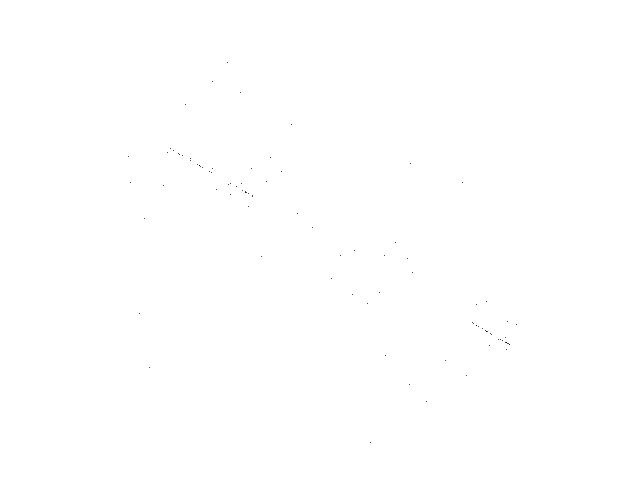
Frame 1 (no input)
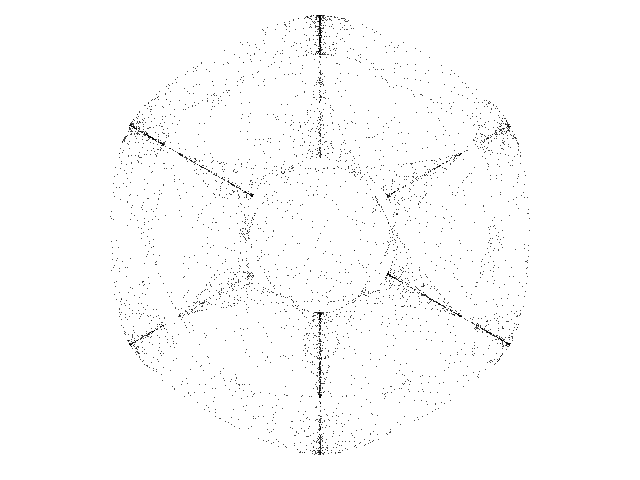
Frame 60 (the mouse pressed at the canvas centre just before this capture)
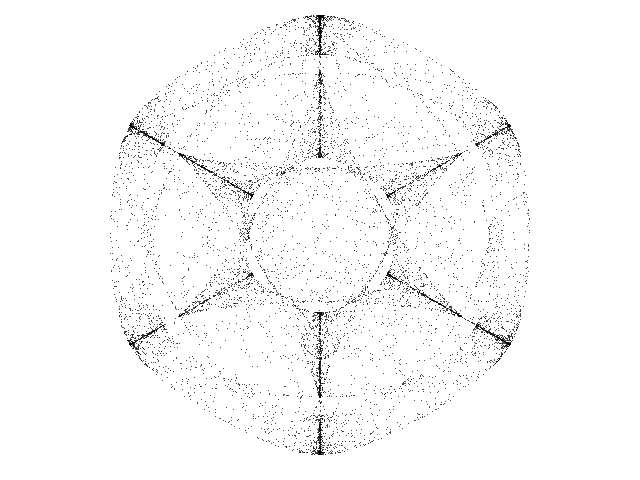
Frame 120 (the mouse held since frame 60 and released just before this capture)

The Processing sketch that drew these frames (run headless with seeded random() and noise(); from frame 60 on, the mouse is pressed at the canvas centre):

// Processing sketch: Icon_G
// ── Icon_G.pde
// Symmetric-Icon G chaotic map //

  float x = 0.01;
  float y = 0.01;
  float lambda = -2.7;
  float alpha = 5.0;
  float beta = 1.5;
  float gamma = 1.0;
  float omega = 0.0;
  int degree = 6;


void setup() {
  
  size(640, 480);
  background(255);
  
}

void draw() {
  
  for (int i=0; i<100; i++) {
    
    float zzbar = sq(x) + sq(y);
    float p = alpha * zzbar + lambda;
    float zreal = x;
    float zimag = y;

    for (int u=0; u<degree-2; u++) {

      float za = zreal * x - zimag * y;
      float zb = zimag * x + zreal * y;
      zreal = za;
      zimag = zb;
      
    }
    
    float zn = x * zreal - y * zimag;
    p = p + beta * zn;
    float xnew = p *x + gamma * zreal - omega * y;
    float ynew = p *y - gamma * zimag + omega * x;
    x = xnew;
    y = ynew;

    point(320 + (280 * x), 235 + (280 * y));

  }

}
